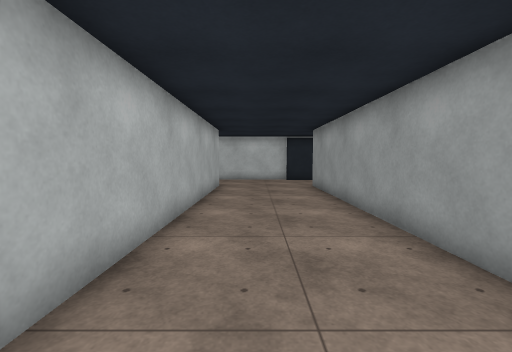
view 1 (above)

16 first-person views from a walk through a Unity game level. The camera is 1.4 m above the floor, tilts 4° down and sees 90° across. The floor is counted in squares, 1 m on a side. Each view is taken from the middle of a square. On the plan, view 1 faces up. The plan holds only what a view shows up to about 13 squares ahead; the rest is blank. The place goes on beyond the plan. The player is left out. Some surface patterns are stand-ins.

view 2
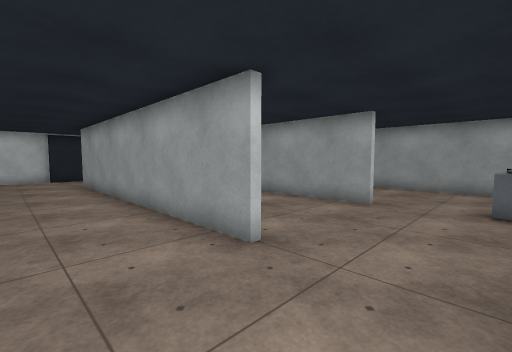

view 3
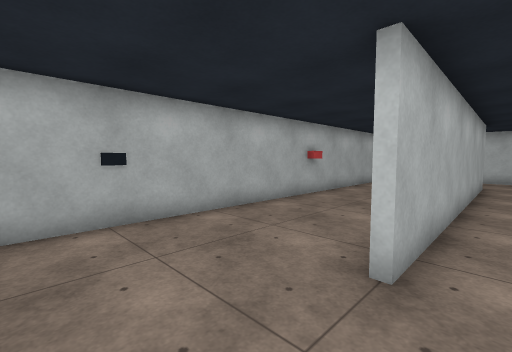

view 4
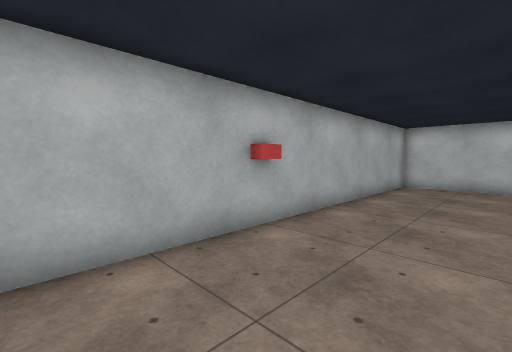

view 5
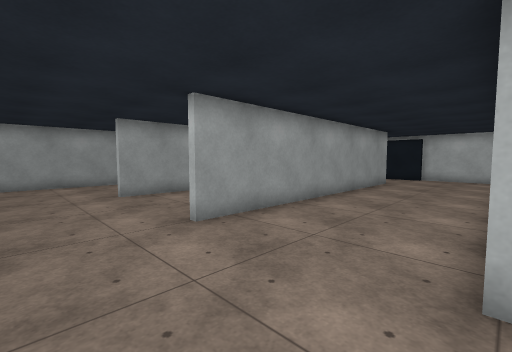

view 6
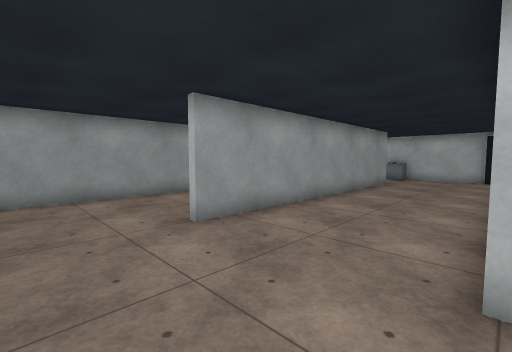

view 7
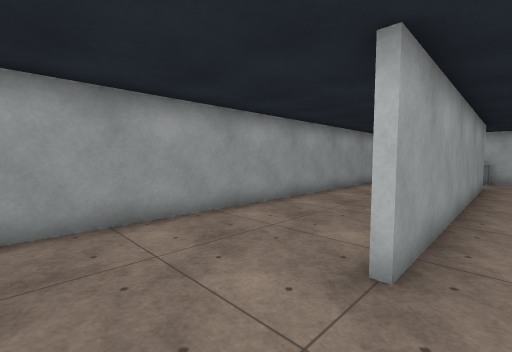

view 8
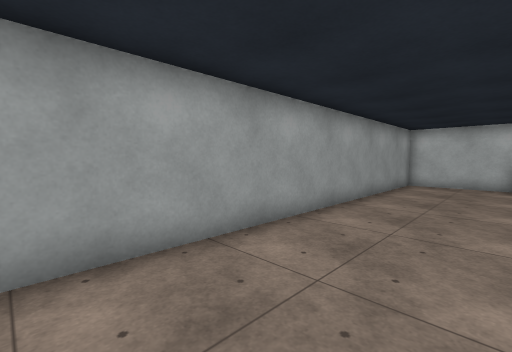

view 9
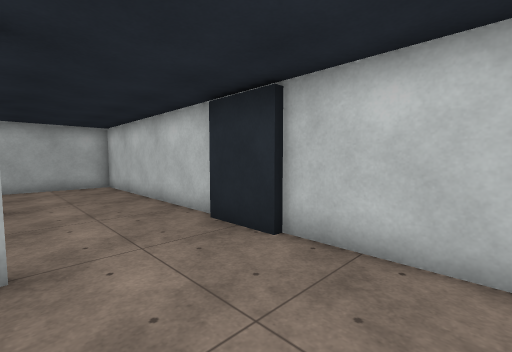

view 10
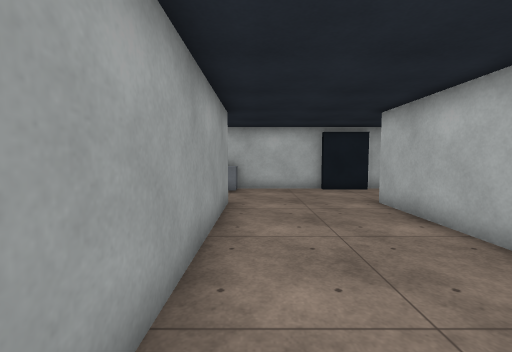

view 11
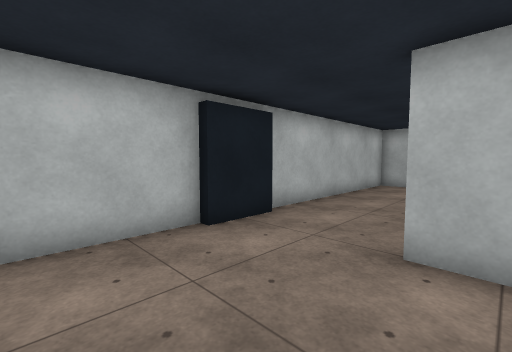

view 12
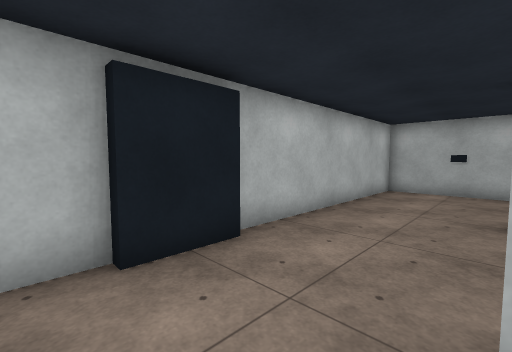

view 13
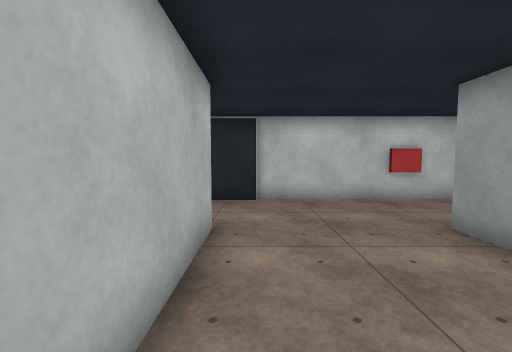

view 14
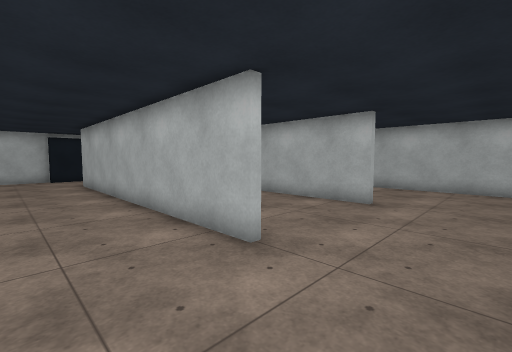

view 15
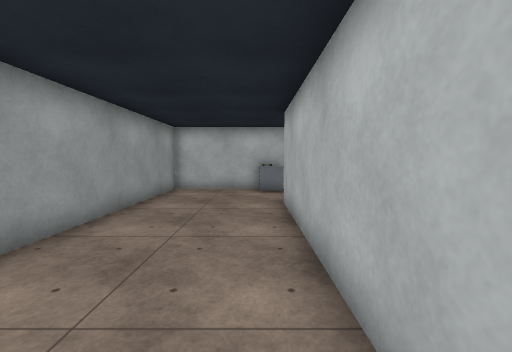

view 16
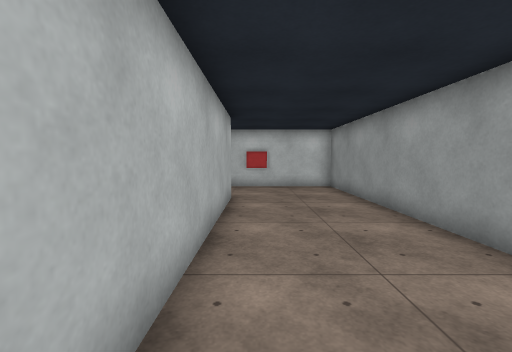

### Floor plan
Points are (right, up) in squares from view 1. A wall is a line through its corners. A room is listed if a view was taken in it or the views show most of it. See-through windows are left out.
Room 1 (views 1, 2, 3, 4, 5, 6, 7, 8, 9, 10, 11, 12, 13, 14, 15, 16)
walls: (2.9, 1) (2.9, 13); (3.1, 13) (3.1, 1); (-1.9, 13.1) (-1.9, 1); (8.1, 12.8) (8.1, 1); (7.9, 0.9) (7.9, 13); (1.9, -2.4) (4, -2.4); (1.8, 16.7) (-6.7, 16.7) (-6.7, -2.7) (1.9, -2.7); (3.9, -2.7) (12.7, -2.7) (12.7, 16.7) (4, 16.7)
objects: other object (8, -2) to (9, -2)

Positions as (right, up) in squares from view 1, and headings:
1: (0, 0), facing up
2: (0, -2), facing up-right
3: (-1, -2), facing up-left
4: (-3, 3), facing up-left
5: (-2, 16), facing down-right
6: (3, 16), facing down-right
7: (7, 16), facing down-right
8: (9, 12), facing down-right
9: (7, 13), facing up-left
10: (7, 9), facing down
11: (7, 2), facing down-left
12: (5, 1), facing down-left
13: (4, 8), facing up
14: (6, 16), facing down-left
15: (9, 9), facing down
16: (9, 4), facing up
